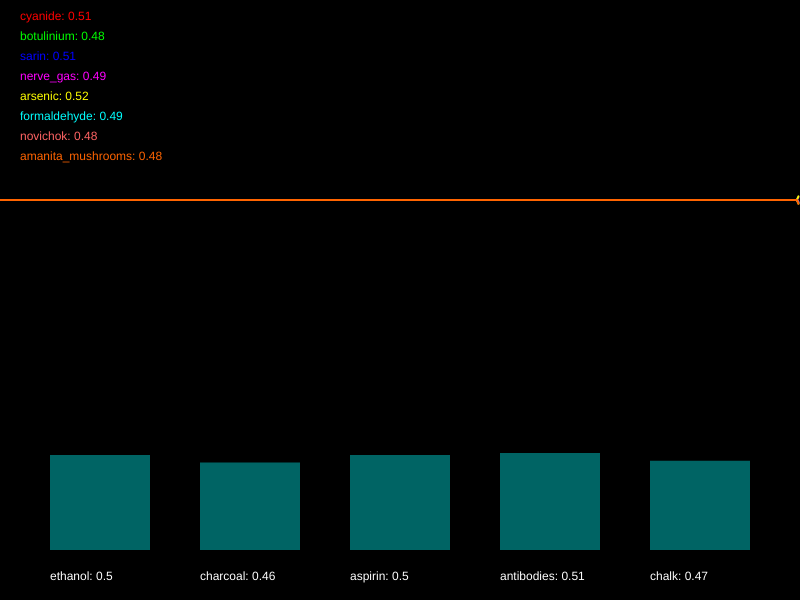
Frame 1 (no input)
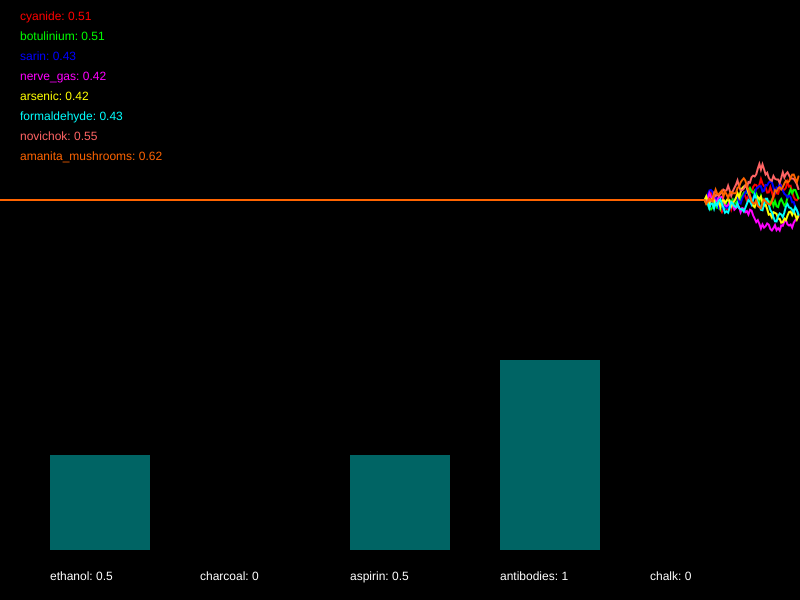
Frame 60 (no input)
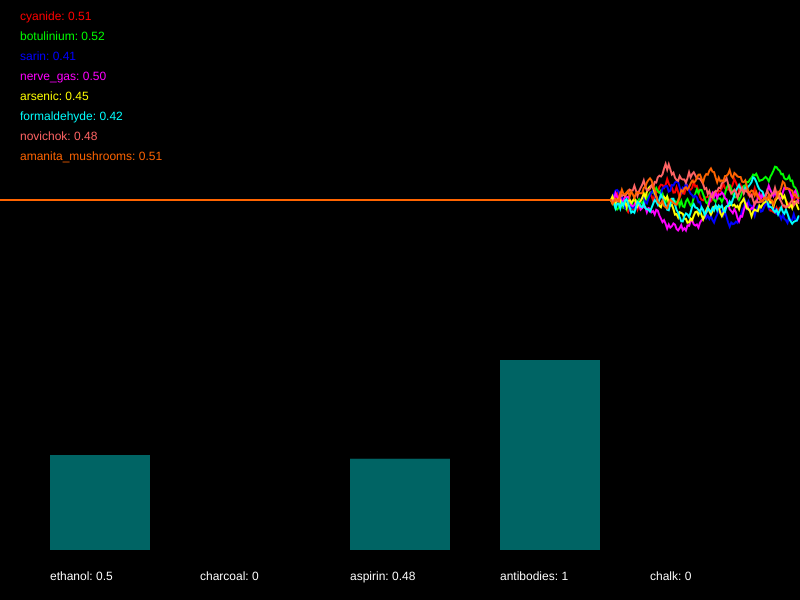
Frame 120 (the mouse pressed at the canvas centre since frame 60)

The p5.js sketch that drew these frames (run headless with seeded random() and noise() and a simulated clock; from frame 60 on, the mouse is pressed at the canvas centre):

// p5.js sketch
// ── sketch.js
/*

Officer: 3494377
CaseNum: 401-3-88405419-3494377

Case 401 - The Case of Norbert's Weiner Stand
Stage 4 - Mortal Cupcake

It seems that Norbert is getting desperate now. In what appears to be his final
stand he has set up his own cupcake shop. The laced cupcakes look delicious but
they are extremely dangerous. Just a brief whiff of one can induce a series of
deadly symptoms. This is Norbert’s most complex poison to date, so you’ll have
to work hard to produce a viable antidote.

You must develop the antidote by using conditional statements in the draw loop to
do the following.

	- When amanita_mushrooms goes above 0.68, arsenic goes above 0.26, formaldehyde goes above 0.44, and also nerve_gas goes above 0.57, decrease ethanol by 0.03
	- When botulinium goes above 0.66 and novichok goes above 0.59, whilst at the same time, sarin goes above 0.71 or cyanide goes above 0.41, raise ethanol by 0.05
	- If either sarin goes above 0.74, formaldehyde dips below 0.45, or perhaps arsenic goes above 0.49, reduce charcoal by 0.04
	- When novichok dips below 0.49 or amanita_mushrooms dips below 0.48, or on the other hand, nerve_gas dips below 0.37 and botulinium goes above 0.6, try increasing charcoal by 0.01
	- If cyanide goes above 0.6, formaldehyde goes above 0.51, sarin goes above 0.31, and also botulinium dips below 0.7, decrease aspirin by 0.02
	- When arsenic dips below 0.58, amanita_mushrooms goes above 0.59, and also novichok dips below 0.46, increase aspirin by 0.04
	- When amanita_mushrooms dips below 0.38 or arsenic goes above 0.74, whilst at the same time, nerve_gas dips below 0.29 or novichok goes above 0.62, reduce antibodies by 0.04
	- If botulinium goes above 0.59 or sarin dips below 0.72, or on the other hand, cyanide dips below 0.74 and formaldehyde dips below 0.71, try increasing antibodies by 0.01
	- If either formaldehyde dips below 0.59, amanita_mushrooms goes above 0.58, or perhaps arsenic goes above 0.3, decrease chalk by 0.03
	- If cyanide goes above 0.58 or sarin goes above 0.56, or on the other hand, nerve_gas goes above 0.65 and botulinium dips below 0.26, increment chalk by 0.03


Your conditional statements should:

consider the following poisons:

	- cyanide
	- botulinium
	- sarin
	- nerve_gas
	- arsenic
	- formaldehyde
	- novichok
	- amanita_mushrooms


and modify the following antidotes:

	- ethanol
	- charcoal
	- aspirin
	- antibodies
	- chalk


- There are many ways to complete this task but you should only use the
following commands:

	if(){}
	+=
	-=

*/

//Declare the poison variables
var cyanide;
var botulinium;
var sarin;
var nerve_gas;
var arsenic;
var formaldehyde;
var novichok;
var amanita_mushrooms;


//Declare the antidote variables
var ethanol;
var charcoal;
var aspirin;
var antibodies;
var chalk;


//This variable is used for drawing the graph
var graphs;


function setup()
{

	createCanvas(800,600);
	strokeWeight(2);

	//initialise the poisons and antidotes
	cyanide = 0.5;
	botulinium = 0.5;
	sarin = 0.5;
	nerve_gas = 0.5;
	arsenic = 0.5;
	formaldehyde = 0.5;
	novichok = 0.5;
	amanita_mushrooms = 0.5;
	ethanol = 0.5;
	charcoal = 0.5;
	aspirin = 0.5;
	antibodies = 0.5;
	chalk = 0.5;


	//fills the graph with empty values
	graphs = [];

	for(var i = 0; i < 8; i++)
	{
		graphs.push([]);
		for(var j = 0; j < 512; j++)
		{
			graphs[i].push(0.5);
		}
	}

}

function draw()
{

	//Develop the antidote below
	//Write conditional statements to change the amount of each substance ...
    
//- When amanita_mushrooms goes above 0.68, arsenic goes above 0.26, formaldehyde goes above 0.44, and also nerve_gas goes above 0.57, decrease ethanol by 0.03
//	- When botulinium goes above 0.66 and novichok goes above 0.59, whilst at the same time, sarin goes above 0.71 or cyanide goes above 0.41, raise ethanol by 0.05
//	- If either sarin goes above 0.74, formaldehyde dips below 0.45, or perhaps arsenic goes above 0.49, reduce charcoal by 0.04
//	- When novichok dips below 0.49 or amanita_mushrooms dips below 0.48, or on the other hand, nerve_gas dips below 0.37 and botulinium goes above 0.6, try increasing charcoal by 0.01
//	- If cyanide goes above 0.6, formaldehyde goes above 0.51, sarin goes above 0.31, and also botulinium dips below 0.7, decrease aspirin by 0.02
//	- When arsenic dips below 0.58, amanita_mushrooms goes above 0.59, and also novichok dips below 0.46, increase aspirin by 0.04
//	- When amanita_mushrooms dips below 0.38 or arsenic goes above 0.74, whilst at the same time, nerve_gas dips below 0.29 or novichok goes above 0.62, reduce antibodies by 0.04
    
//	- If botulinium goes above 0.59 or sarin dips below 0.72, or on the other hand, cyanide dips below 0.74 and formaldehyde dips below 0.71, try increasing antibodies by 0.01
    
//	- If either formaldehyde dips below 0.59, amanita_mushrooms goes above 0.58, or perhaps arsenic goes above 0.3, decrease chalk by 0.03
    
//	- If cyanide goes above 0.58 or sarin goes above 0.56, or on the other hand, nerve_gas goes above 0.65 and botulinium dips below 0.26, increment chalk by 0.03
    if(amanita_mushrooms>0.68 && arsenic> 0.26 && formaldehyde>0.44 && nerve_gas>0.57)
       {
        ethanol -= 0.03
       }
    if((botulinium>0.66 && novichok> 0.59 ) && (sarin>0.71 || cyanide>0.41))
       {
        ethanol += 0.05
       }
    if(sarin>0.74 || formaldehyde< 0.45 || arsenic>0.49)
       {
        charcoal -= 0.04
       }
    if((novichok<0.49 || amanita_mushrooms< 0.48 ) || (nerve_gas<0.37 && botulinium>0.6))
       {
        charcoal += 0.01
       }
    if(cyanide>0.6 && formaldehyde> 0.51 && sarin>0.31 && botulinium<0.7)
       {
       aspirin -= 0.02
       }
    if(arsenic<0.58 && amanita_mushrooms> 0.59 && novichok<0.46)
       {
        aspirin += 0.04
       }
    if((amanita_mushrooms<0.38 || arsenic> 0.74) && ( nerve_gas <0.29 || novichok >0.62))
       {
        antibodies -= 0.04
       }
    if((botulinium>0.59 || sarin<0.72) || (cyanide<0.74 && formaldehyde<0.71))
       {
        antibodies += 0.01
       }
    if(formaldehyde<0.59 || amanita_mushrooms> 0.58 || arsenic>0.3)
       {
        chalk -= 0.03
       }
    if((cyanide>0.58 || sarin> 0.56) || (nerve_gas>0.65 && botulinium<0.26))
       {
        chalk += 0.03
       }


	//////////////////////////////////////////////////////

	//the code below generates new values using random numbers

	/*
		For testing, you might want to temporarily comment out
		these lines and set the same variables to constant values
		instead.
	*/

	cyanide = nextValue(graphs[0],cyanide);
	botulinium = nextValue(graphs[1],botulinium);
	sarin = nextValue(graphs[2],sarin);
	nerve_gas = nextValue(graphs[3],nerve_gas);
	arsenic = nextValue(graphs[4],arsenic);
	formaldehyde = nextValue(graphs[5],formaldehyde);
	novichok = nextValue(graphs[6],novichok);
	amanita_mushrooms = nextValue(graphs[7],amanita_mushrooms);


	ethanol = constrain(ethanol, 0, 1);
	charcoal = constrain(charcoal, 0, 1);
	aspirin = constrain(aspirin, 0, 1);
	antibodies = constrain(antibodies, 0, 1);
	chalk = constrain(chalk, 0, 1);


	///////// DO NOT CHANGE THE CODE BELOW ///////////

	//drawing code

	// set background
	background(0);
	noFill();

	//draw the graphs for the vitals

	var colors = [
		color(255, 0, 0),
		color(0, 255, 0),
		color(0, 0, 255),
		color(255, 0, 255),
		color(255, 255, 0),
		color(0, 255, 255),
		color(255, 100, 100),
		color(255, 100, 0)
	];

	for(var i = 0; i < graphs.length; i++)
	{
		stroke(colors[i]);
		drawGraph(graphs[i]);
	}

	//draw the poisons as text
	noStroke();
	fill(colors[0]);
	text('cyanide: ' + nf(cyanide,1,2), 20,20);
	fill(colors[1]);
	text('botulinium: ' + nf(botulinium,1,2), 20,40);
	fill(colors[2]);
	text('sarin: ' + nf(sarin,1,2), 20,60);
	fill(colors[3]);
	text('nerve_gas: ' + nf(nerve_gas,1,2), 20,80);
	fill(colors[4]);
	text('arsenic: ' + nf(arsenic,1,2), 20,100);
	fill(colors[5]);
	text('formaldehyde: ' + nf(formaldehyde,1,2), 20,120);
	fill(colors[6]);
	text('novichok: ' + nf(novichok,1,2), 20,140);
	fill(colors[7]);
	text('amanita_mushrooms: ' + nf(amanita_mushrooms,1,2), 20,160);


	//draw the antidotes bar chart
	drawBar(ethanol,50,'ethanol');
	drawBar(charcoal,200,'charcoal');
	drawBar(aspirin,350,'aspirin');
	drawBar(antibodies,500,'antibodies');
	drawBar(chalk,650,'chalk');


}

function nextValue(graph, val)
{
	//gets the next value for a vital and puts it in an array for drawing
	var delta = random(-0.03,0.03);

	val += delta;
	if(val > 1 || val < 0)
	{
		delta *= -1;
		val += delta * 2;
	}

	graph.push(val)
	graph.shift();
	return val;
}

function drawGraph(graph)
{
	//draws an array as a graph
	beginShape();
	for(var i = 0; i < graph.length; i++)
	{
			vertex(width * i/512, height * 0.5 - graph[i]* height/3)
	}
	endShape();
}


function drawBar(val, x, name)
{
	//draws the bars for bar chart
    noStroke();
    fill(0,100,100);
	var mh = height * 0.4 - 50;
	rect(x,(height - 50) - val*mh, 100, val*mh);
    fill(255);
	text(name + ": " + val, x, height - 20);
}
